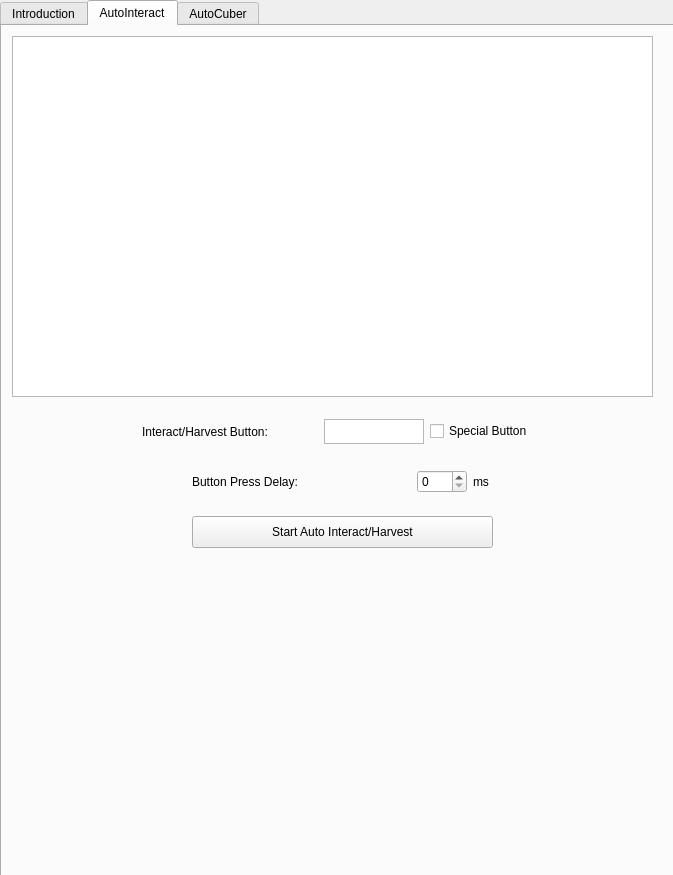
<?xml version="1.0" encoding="UTF-8"?>
<ui version="4.0">
 <class>Form</class>
 <widget class="QWidget" name="Form">
  <property name="geometry">
   <rect>
    <x>0</x>
    <y>0</y>
    <width>673</width>
    <height>875</height>
   </rect>
  </property>
  <property name="windowTitle">
   <string>Form</string>
  </property>
  <widget class="QTabWidget" name="tabWidget">
   <property name="geometry">
    <rect>
     <x>0</x>
     <y>0</y>
     <width>681</width>
     <height>881</height>
    </rect>
   </property>
   <property name="currentIndex">
    <number>1</number>
   </property>
   <widget class="QWidget" name="LandingPage">
    <attribute name="title">
     <string>Introduction</string>
    </attribute>
    <widget class="QTextBrowser" name="IntroText">
     <property name="geometry">
      <rect>
       <x>20</x>
       <y>30</y>
       <width>621</width>
       <height>691</height>
      </rect>
     </property>
     <property name="html">
      <string>&lt;!DOCTYPE HTML PUBLIC &quot;-//W3C//DTD HTML 4.0//EN&quot; &quot;http://www.w3.org/TR/REC-html40/strict.dtd&quot;&gt;
&lt;html&gt;&lt;head&gt;&lt;meta name=&quot;qrichtext&quot; content=&quot;1&quot; /&gt;&lt;meta charset=&quot;utf-8&quot; /&gt;&lt;style type=&quot;text/css&quot;&gt;
p, li { white-space: pre-wrap; }
hr { height: 1px; border-width: 0; }
li.unchecked::marker { content: &quot;\2610&quot;; }
li.checked::marker { content: &quot;\2612&quot;; }
&lt;/style&gt;&lt;/head&gt;&lt;body style=&quot; font-family:'.AppleSystemUIFont'; font-size:13pt; font-weight:400; font-style:normal;&quot;&gt;
&lt;h1 style=&quot; margin-top:18px; margin-bottom:12px; margin-left:0px; margin-right:0px; -qt-block-indent:0; text-indent:0px;&quot;&gt;&lt;span style=&quot; font-size:xx-large; font-weight:700;&quot;&gt;Automate MS &lt;/span&gt;&lt;/h1&gt;
&lt;h2 style=&quot; margin-top:16px; margin-bottom:12px; margin-left:0px; margin-right:0px; -qt-block-indent:0; text-indent:0px;&quot;&gt;&lt;span style=&quot; font-size:x-large; font-weight:700;&quot;&gt;Introduction &lt;/span&gt;&lt;/h2&gt;
&lt;p style=&quot; margin-top:12px; margin-bottom:12px; margin-left:0px; margin-right:0px; -qt-block-indent:0; text-indent:0px;&quot;&gt;A little tool to automate repetitive/boring tasks in MapleStory to enhance your gameplay experience. &lt;/p&gt;
&lt;h3 style=&quot; margin-top:14px; margin-bottom:12px; margin-left:0px; margin-right:0px; -qt-block-indent:0; text-indent:0px;&quot;&gt;&lt;span style=&quot; font-size:large; font-weight:700;&quot;&gt;Disclaimer &lt;/span&gt;&lt;/h3&gt;
&lt;ol style=&quot;margin-top: 0px; margin-bottom: 0px; margin-left: 0px; margin-right: 0px; -qt-list-indent: 1;&quot;&gt;
&lt;li style=&quot; margin-top:12px; margin-bottom:0px; margin-left:0px; margin-right:0px; -qt-block-indent:0; text-indent:0px;&quot;&gt;This software is &lt;span style=&quot; font-weight:700;&quot;&gt;NOT&lt;/span&gt; a substitute for playing the game. It is a tool to assist you in your gameplay. &lt;/li&gt;
&lt;li style=&quot; margin-top:0px; margin-bottom:0px; margin-left:0px; margin-right:0px; -qt-block-indent:0; text-indent:0px;&quot;&gt;Use this software at your &lt;span style=&quot; font-weight:700;&quot;&gt;OWN RISK&lt;/span&gt;. &lt;/li&gt;
&lt;li style=&quot; margin-top:0px; margin-bottom:12px; margin-left:0px; margin-right:0px; -qt-block-indent:0; text-indent:0px;&quot;&gt;The developers are &lt;span style=&quot; font-weight:700;&quot;&gt;NOT&lt;/span&gt; responsible for any bans or penalties incurred while using this software. &lt;/li&gt;&lt;/ol&gt;
&lt;h3 style=&quot; margin-top:14px; margin-bottom:12px; margin-left:0px; margin-right:0px; -qt-block-indent:0; text-indent:0px;&quot;&gt;&lt;span style=&quot; font-size:large; font-weight:700;&quot;&gt;Features &lt;/span&gt;&lt;/h3&gt;
&lt;ol style=&quot;margin-top: 0px; margin-bottom: 0px; margin-left: 0px; margin-right: 0px; -qt-list-indent: 1;&quot;&gt;
&lt;li style=&quot; margin-top:12px; margin-bottom:0px; margin-left:0px; margin-right:0px; -qt-block-indent:0; text-indent:0px;&quot;&gt;Auto dialogue key pressing. &lt;/li&gt;
&lt;li style=&quot; margin-top:0px; margin-bottom:0px; margin-left:0px; margin-right:0px; -qt-block-indent:0; text-indent:0px;&quot;&gt;Auto Miracle cubing. &lt;/li&gt;
&lt;li style=&quot; margin-top:0px; margin-bottom:0px; margin-left:0px; margin-right:0px; -qt-block-indent:0; text-indent:0px;&quot;&gt;...More to come!&lt;/li&gt;&lt;/ol&gt;
&lt;p style=&quot; margin-top:0px; margin-bottom:0px; margin-left:0px; margin-right:0px; -qt-block-indent:0; text-indent:0px;&quot;&gt;Credits &lt;/p&gt;
&lt;p style=&quot; margin-top:12px; margin-bottom:12px; margin-left:0px; margin-right:0px; -qt-block-indent:0; text-indent:0px;&quot;&gt;Developed by: &lt;span style=&quot; font-weight:700;&quot;&gt;Openwide&lt;/span&gt;&lt;/p&gt;&lt;/body&gt;&lt;/html&gt;</string>
     </property>
    </widget>
    <widget class="QPushButton" name="VideoTutorial">
     <property name="geometry">
      <rect>
       <x>250</x>
       <y>740</y>
       <width>161</width>
       <height>32</height>
      </rect>
     </property>
     <property name="text">
      <string>Video Tutorial</string>
     </property>
    </widget>
    <widget class="QCheckBox" name="ReadTutorialCheckbox">
     <property name="geometry">
      <rect>
       <x>250</x>
       <y>780</y>
       <width>161</width>
       <height>20</height>
      </rect>
     </property>
     <property name="text">
      <string>I have read the tutorial</string>
     </property>
    </widget>
   </widget>
   <widget class="QWidget" name="AutoInteract">
    <attribute name="title">
     <string>AutoInteract</string>
    </attribute>
    <widget class="QWidget" name="horizontalLayoutWidget_10">
     <property name="geometry">
      <rect>
       <x>140</x>
       <y>390</y>
       <width>411</width>
       <height>31</height>
      </rect>
     </property>
     <layout class="QHBoxLayout" name="InteractButton">
      <item>
       <widget class="QLabel" name="InteractButtonLabel">
        <property name="maximumSize">
         <size>
          <width>150</width>
          <height>16777215</height>
         </size>
        </property>
        <property name="text">
         <string>Interact/Harvest Button:</string>
        </property>
       </widget>
      </item>
      <item>
       <spacer name="horizontalSpacer">
        <property name="orientation">
         <enum>Qt::Orientation::Horizontal</enum>
        </property>
        <property name="sizeType">
         <enum>QSizePolicy::Policy::Maximum</enum>
        </property>
        <property name="sizeHint" stdset="0">
         <size>
          <width>50</width>
          <height>20</height>
         </size>
        </property>
       </spacer>
      </item>
      <item>
       <widget class="QTextEdit" name="InteractButtonValue">
        <property name="maximumSize">
         <size>
          <width>100</width>
          <height>25</height>
         </size>
        </property>
       </widget>
      </item>
      <item>
       <widget class="QCheckBox" name="InteractButtonSpecialValueCheckbox">
        <property name="text">
         <string>Special Button</string>
        </property>
       </widget>
      </item>
     </layout>
    </widget>
    <widget class="QWidget" name="horizontalLayoutWidget_11">
     <property name="geometry">
      <rect>
       <x>190</x>
       <y>440</y>
       <width>301</width>
       <height>31</height>
      </rect>
     </property>
     <layout class="QHBoxLayout" name="ButtonPressDelay">
      <item>
       <widget class="QLabel" name="ButtonPressDelayLabel">
        <property name="maximumSize">
         <size>
          <width>150</width>
          <height>16777215</height>
         </size>
        </property>
        <property name="text">
         <string>Button Press Delay:</string>
        </property>
       </widget>
      </item>
      <item>
       <spacer name="horizontalSpacer_2">
        <property name="orientation">
         <enum>Qt::Orientation::Horizontal</enum>
        </property>
        <property name="sizeType">
         <enum>QSizePolicy::Policy::Maximum</enum>
        </property>
        <property name="sizeHint" stdset="0">
         <size>
          <width>100</width>
          <height>20</height>
         </size>
        </property>
       </spacer>
      </item>
      <item>
       <widget class="QSpinBox" name="ButtonPressDelaySpinbox">
        <property name="minimumSize">
         <size>
          <width>50</width>
          <height>0</height>
         </size>
        </property>
        <property name="maximumSize">
         <size>
          <width>50</width>
          <height>16777215</height>
         </size>
        </property>
        <property name="maximum">
         <number>1000</number>
        </property>
       </widget>
      </item>
      <item>
       <widget class="QLabel" name="ButtonPressDelayMSlabel">
        <property name="maximumSize">
         <size>
          <width>20</width>
          <height>16777215</height>
         </size>
        </property>
        <property name="text">
         <string>ms</string>
        </property>
       </widget>
      </item>
     </layout>
    </widget>
    <widget class="QPushButton" name="AutoInteractStartButton">
     <property name="geometry">
      <rect>
       <x>190</x>
       <y>490</y>
       <width>301</width>
       <height>32</height>
      </rect>
     </property>
     <property name="text">
      <string>Start Auto Interact/Harvest</string>
     </property>
    </widget>
    <widget class="QTextBrowser" name="AutoInteractTextbox">
     <property name="geometry">
      <rect>
       <x>10</x>
       <y>10</y>
       <width>641</width>
       <height>361</height>
      </rect>
     </property>
    </widget>
   </widget>
   <widget class="QWidget" name="AutoCuber">
    <attribute name="title">
     <string>AutoCuber</string>
    </attribute>
    <widget class="QWidget" name="verticalLayoutWidget">
     <property name="geometry">
      <rect>
       <x>10</x>
       <y>30</y>
       <width>291</width>
       <height>251</height>
      </rect>
     </property>
     <layout class="QVBoxLayout" name="ScreenCropper">
      <item>
       <widget class="QGraphicsView" name="ScreenCrop"/>
      </item>
      <item>
       <widget class="QPushButton" name="ScreenCropButton">
        <property name="text">
         <string>Crop Screen</string>
        </property>
       </widget>
      </item>
     </layout>
    </widget>
    <widget class="QWidget" name="verticalLayoutWidget_2">
     <property name="geometry">
      <rect>
       <x>330</x>
       <y>30</y>
       <width>309</width>
       <height>251</height>
      </rect>
     </property>
     <layout class="QVBoxLayout" name="CPotentialLines">
      <property name="sizeConstraint">
       <enum>QLayout::SizeConstraint::SetMinimumSize</enum>
      </property>
      <item>
       <layout class="QHBoxLayout" name="horizontalLayout_6">
        <item>
         <widget class="QLabel" name="CPotentialTierLabel">
          <property name="text">
           <string>Tier:   </string>
          </property>
         </widget>
        </item>
        <item>
         <widget class="QTextBrowser" name="CPotentialTierText">
          <property name="maximumSize">
           <size>
            <width>16777215</width>
            <height>40</height>
           </size>
          </property>
         </widget>
        </item>
       </layout>
      </item>
      <item>
       <layout class="QHBoxLayout" name="horizontalLayout_3">
        <item>
         <widget class="QLabel" name="CPotentialLine1Label">
          <property name="text">
           <string>Line 1:</string>
          </property>
         </widget>
        </item>
        <item>
         <widget class="QTextBrowser" name="CPotentialLine1Text">
          <property name="maximumSize">
           <size>
            <width>16777215</width>
            <height>40</height>
           </size>
          </property>
         </widget>
        </item>
       </layout>
      </item>
      <item>
       <layout class="QHBoxLayout" name="horizontalLayout_4">
        <item>
         <widget class="QLabel" name="CPotentialLine2Label">
          <property name="text">
           <string>Line 2:</string>
          </property>
         </widget>
        </item>
        <item>
         <widget class="QTextBrowser" name="CPotentialLine2Text">
          <property name="maximumSize">
           <size>
            <width>16777215</width>
            <height>40</height>
           </size>
          </property>
         </widget>
        </item>
       </layout>
      </item>
      <item>
       <layout class="QHBoxLayout" name="horizontalLayout_5">
        <item>
         <widget class="QLabel" name="CPotentialLine3Label">
          <property name="text">
           <string>Line 3:</string>
          </property>
         </widget>
        </item>
        <item>
         <widget class="QTextBrowser" name="CPotentialLine3Text">
          <property name="maximumSize">
           <size>
            <width>16777215</width>
            <height>40</height>
           </size>
          </property>
         </widget>
        </item>
       </layout>
      </item>
     </layout>
    </widget>
    <widget class="QLabel" name="EquipmentInfoLabel">
     <property name="geometry">
      <rect>
       <x>250</x>
       <y>290</y>
       <width>131</width>
       <height>21</height>
      </rect>
     </property>
     <property name="font">
      <font>
       <pointsize>18</pointsize>
      </font>
     </property>
     <property name="text">
      <string>Equipment Info</string>
     </property>
    </widget>
    <widget class="QLabel" name="DesiredLinesLabel">
     <property name="geometry">
      <rect>
       <x>10</x>
       <y>360</y>
       <width>111</width>
       <height>21</height>
      </rect>
     </property>
     <property name="font">
      <font>
       <pointsize>18</pointsize>
      </font>
     </property>
     <property name="text">
      <string>Desired Lines</string>
     </property>
    </widget>
    <widget class="QWidget" name="horizontalLayoutWidget_5">
     <property name="geometry">
      <rect>
       <x>320</x>
       <y>360</y>
       <width>311</width>
       <height>21</height>
      </rect>
     </property>
     <layout class="QHBoxLayout" name="DesiredTierLayout">
      <item>
       <widget class="QLabel" name="DesiredTierLabel">
        <property name="maximumSize">
         <size>
          <width>120</width>
          <height>16777215</height>
         </size>
        </property>
        <property name="font">
         <font>
          <pointsize>14</pointsize>
         </font>
        </property>
        <property name="text">
         <string>Desired Tier</string>
        </property>
       </widget>
      </item>
      <item>
       <widget class="QComboBox" name="DesiredTierSelectionBox"/>
      </item>
     </layout>
    </widget>
    <widget class="QWidget" name="horizontalLayoutWidget">
     <property name="geometry">
      <rect>
       <x>10</x>
       <y>310</y>
       <width>621</width>
       <height>41</height>
      </rect>
     </property>
     <layout class="QHBoxLayout" name="EqmInfoLayout">
      <item>
       <widget class="QLabel" name="EquipmentTypeLabel">
        <property name="maximumSize">
         <size>
          <width>110</width>
          <height>16777215</height>
         </size>
        </property>
        <property name="font">
         <font>
          <pointsize>14</pointsize>
         </font>
        </property>
        <property name="text">
         <string>Equipment Type</string>
        </property>
       </widget>
      </item>
      <item>
       <widget class="QComboBox" name="EqmTypeSelectionbox"/>
      </item>
      <item>
       <widget class="QLabel" name="EqmLevelLabel">
        <property name="maximumSize">
         <size>
          <width>120</width>
          <height>16777215</height>
         </size>
        </property>
        <property name="font">
         <font>
          <pointsize>14</pointsize>
         </font>
        </property>
        <property name="text">
         <string>Equipment Level</string>
        </property>
       </widget>
      </item>
      <item>
       <widget class="QComboBox" name="EqmLevelSelectionBox"/>
      </item>
     </layout>
    </widget>
    <widget class="QCheckBox" name="RollForTierUpCheckbox">
     <property name="geometry">
      <rect>
       <x>140</x>
       <y>360</y>
       <width>121</width>
       <height>20</height>
      </rect>
     </property>
     <property name="text">
      <string>Roll For Tier Up</string>
     </property>
    </widget>
    <widget class="QTabWidget" name="CubingModeTab">
     <property name="geometry">
      <rect>
       <x>10</x>
       <y>390</y>
       <width>651</width>
       <height>251</height>
      </rect>
     </property>
     <property name="currentIndex">
      <number>0</number>
     </property>
     <widget class="QWidget" name="introduction">
      <attribute name="title">
       <string>Intro</string>
      </attribute>
      <widget class="QTextBrowser" name="CubingModeIntro">
       <property name="geometry">
        <rect>
         <x>10</x>
         <y>10</y>
         <width>621</width>
         <height>201</height>
        </rect>
       </property>
      </widget>
     </widget>
     <widget class="QWidget" name="CustomLinesMode">
      <attribute name="title">
       <string>Custom</string>
      </attribute>
      <widget class="QWidget" name="horizontalLayoutWidget_2">
       <property name="geometry">
        <rect>
         <x>20</x>
         <y>40</y>
         <width>611</width>
         <height>32</height>
        </rect>
       </property>
       <layout class="QHBoxLayout" name="Line1Layout">
        <item>
         <widget class="QLabel" name="CustomLine1TypeLabel">
          <property name="maximumSize">
           <size>
            <width>40</width>
            <height>16777215</height>
           </size>
          </property>
          <property name="font">
           <font>
            <pointsize>14</pointsize>
           </font>
          </property>
          <property name="text">
           <string>Type: </string>
          </property>
         </widget>
        </item>
        <item>
         <widget class="QComboBox" name="CustomLine1PotTypeSelection"/>
        </item>
        <item>
         <widget class="QLabel" name="CustomLine1ValueLabel">
          <property name="maximumSize">
           <size>
            <width>40</width>
            <height>16777215</height>
           </size>
          </property>
          <property name="font">
           <font>
            <pointsize>14</pointsize>
           </font>
          </property>
          <property name="text">
           <string>Value: </string>
          </property>
         </widget>
        </item>
        <item>
         <widget class="QComboBox" name="CustomLine1ValueSelectionBox">
          <property name="maximumSize">
           <size>
            <width>70</width>
            <height>16777215</height>
           </size>
          </property>
         </widget>
        </item>
        <item>
         <widget class="QLabel" name="CustomLine1VQtyLabel">
          <property name="maximumSize">
           <size>
            <width>30</width>
            <height>16777215</height>
           </size>
          </property>
          <property name="font">
           <font>
            <pointsize>14</pointsize>
           </font>
          </property>
          <property name="text">
           <string>Qty: </string>
          </property>
         </widget>
        </item>
        <item>
         <widget class="QComboBox" name="CustomLine1VQtySelectionBox">
          <property name="maximumSize">
           <size>
            <width>50</width>
            <height>16777215</height>
           </size>
          </property>
         </widget>
        </item>
       </layout>
      </widget>
      <widget class="QLabel" name="CustomStat1label">
       <property name="geometry">
        <rect>
         <x>290</x>
         <y>10</y>
         <width>51</width>
         <height>16</height>
        </rect>
       </property>
       <property name="maximumSize">
        <size>
         <width>110</width>
         <height>16777215</height>
        </size>
       </property>
       <property name="font">
        <font>
         <pointsize>14</pointsize>
        </font>
       </property>
       <property name="text">
        <string>Stat 1: </string>
       </property>
      </widget>
      <widget class="QLabel" name="CustomStat1label_2">
       <property name="geometry">
        <rect>
         <x>290</x>
         <y>80</y>
         <width>51</width>
         <height>16</height>
        </rect>
       </property>
       <property name="maximumSize">
        <size>
         <width>110</width>
         <height>16777215</height>
        </size>
       </property>
       <property name="font">
        <font>
         <pointsize>14</pointsize>
        </font>
       </property>
       <property name="text">
        <string>Stat 2: </string>
       </property>
      </widget>
      <widget class="QWidget" name="horizontalLayoutWidget_3">
       <property name="geometry">
        <rect>
         <x>20</x>
         <y>110</y>
         <width>611</width>
         <height>32</height>
        </rect>
       </property>
       <layout class="QHBoxLayout" name="Line2Layout">
        <item>
         <widget class="QLabel" name="CustomLine2TypeLabel">
          <property name="maximumSize">
           <size>
            <width>40</width>
            <height>16777215</height>
           </size>
          </property>
          <property name="font">
           <font>
            <pointsize>14</pointsize>
           </font>
          </property>
          <property name="text">
           <string>Type: </string>
          </property>
         </widget>
        </item>
        <item>
         <widget class="QComboBox" name="CustomLine2PotTypeSelection"/>
        </item>
        <item>
         <widget class="QLabel" name="CustomLine2ValueLabel">
          <property name="maximumSize">
           <size>
            <width>40</width>
            <height>16777215</height>
           </size>
          </property>
          <property name="font">
           <font>
            <pointsize>14</pointsize>
           </font>
          </property>
          <property name="text">
           <string>Value: </string>
          </property>
         </widget>
        </item>
        <item>
         <widget class="QComboBox" name="CustomLine2ValueSelectionBox">
          <property name="maximumSize">
           <size>
            <width>70</width>
            <height>16777215</height>
           </size>
          </property>
         </widget>
        </item>
        <item>
         <widget class="QLabel" name="CustomLine2VQtyLabel">
          <property name="maximumSize">
           <size>
            <width>30</width>
            <height>16777215</height>
           </size>
          </property>
          <property name="font">
           <font>
            <pointsize>14</pointsize>
           </font>
          </property>
          <property name="text">
           <string>Qty: </string>
          </property>
         </widget>
        </item>
        <item>
         <widget class="QComboBox" name="CustomLine2VQtySelectionBox">
          <property name="maximumSize">
           <size>
            <width>50</width>
            <height>16777215</height>
           </size>
          </property>
         </widget>
        </item>
       </layout>
      </widget>
      <widget class="QLabel" name="CustomStat1label_3">
       <property name="geometry">
        <rect>
         <x>290</x>
         <y>150</y>
         <width>51</width>
         <height>16</height>
        </rect>
       </property>
       <property name="maximumSize">
        <size>
         <width>110</width>
         <height>16777215</height>
        </size>
       </property>
       <property name="font">
        <font>
         <pointsize>14</pointsize>
        </font>
       </property>
       <property name="text">
        <string>Stat 3:</string>
       </property>
      </widget>
      <widget class="QWidget" name="horizontalLayoutWidget_4">
       <property name="geometry">
        <rect>
         <x>20</x>
         <y>180</y>
         <width>611</width>
         <height>32</height>
        </rect>
       </property>
       <layout class="QHBoxLayout" name="Line3Layout">
        <item>
         <widget class="QLabel" name="CustomLine3TypeLabel">
          <property name="maximumSize">
           <size>
            <width>40</width>
            <height>16777215</height>
           </size>
          </property>
          <property name="font">
           <font>
            <pointsize>14</pointsize>
           </font>
          </property>
          <property name="text">
           <string>Type: </string>
          </property>
         </widget>
        </item>
        <item>
         <widget class="QComboBox" name="CustomLine3PotTypeSelection"/>
        </item>
        <item>
         <widget class="QLabel" name="CustomLine3ValueLabel">
          <property name="maximumSize">
           <size>
            <width>40</width>
            <height>16777215</height>
           </size>
          </property>
          <property name="font">
           <font>
            <pointsize>14</pointsize>
           </font>
          </property>
          <property name="text">
           <string>Value: </string>
          </property>
         </widget>
        </item>
        <item>
         <widget class="QComboBox" name="CustomLine3ValueSelectionBox">
          <property name="maximumSize">
           <size>
            <width>70</width>
            <height>16777215</height>
           </size>
          </property>
         </widget>
        </item>
        <item>
         <widget class="QLabel" name="CustomLine3VQtyLabel">
          <property name="maximumSize">
           <size>
            <width>30</width>
            <height>16777215</height>
           </size>
          </property>
          <property name="font">
           <font>
            <pointsize>14</pointsize>
           </font>
          </property>
          <property name="text">
           <string>Qty: </string>
          </property>
         </widget>
        </item>
        <item>
         <widget class="QComboBox" name="CustomLine3VQtySelectionBox">
          <property name="maximumSize">
           <size>
            <width>50</width>
            <height>16777215</height>
           </size>
          </property>
         </widget>
        </item>
       </layout>
      </widget>
     </widget>
     <widget class="QWidget" name="TotalMode">
      <attribute name="title">
       <string>Total</string>
      </attribute>
      <widget class="QWidget" name="horizontalLayoutWidget_6">
       <property name="geometry">
        <rect>
         <x>20</x>
         <y>40</y>
         <width>611</width>
         <height>32</height>
        </rect>
       </property>
       <layout class="QHBoxLayout" name="StatType">
        <item>
         <widget class="QLabel" name="StatTypeLabel">
          <property name="maximumSize">
           <size>
            <width>100</width>
            <height>16777215</height>
           </size>
          </property>
          <property name="font">
           <font>
            <pointsize>14</pointsize>
           </font>
          </property>
          <property name="text">
           <string>Stat Type: </string>
          </property>
         </widget>
        </item>
        <item>
         <widget class="QComboBox" name="StatTypeSelectionBox"/>
        </item>
       </layout>
      </widget>
      <widget class="QWidget" name="horizontalLayoutWidget_7">
       <property name="geometry">
        <rect>
         <x>20</x>
         <y>90</y>
         <width>611</width>
         <height>32</height>
        </rect>
       </property>
       <layout class="QHBoxLayout" name="StatTotalValue">
        <item>
         <widget class="QLabel" name="StatValueLabel">
          <property name="maximumSize">
           <size>
            <width>100</width>
            <height>16777215</height>
           </size>
          </property>
          <property name="font">
           <font>
            <pointsize>14</pointsize>
           </font>
          </property>
          <property name="text">
           <string>Value: </string>
          </property>
         </widget>
        </item>
        <item>
         <widget class="QComboBox" name="StatValueSelectionBox">
          <property name="maximumSize">
           <size>
            <width>16777215</width>
            <height>16777215</height>
           </size>
          </property>
         </widget>
        </item>
       </layout>
      </widget>
     </widget>
    </widget>
    <widget class="QCheckBox" name="LockPotentialCheckbox">
     <property name="geometry">
      <rect>
       <x>270</x>
       <y>650</y>
       <width>111</width>
       <height>20</height>
      </rect>
     </property>
     <property name="text">
      <string>Lock Selection</string>
     </property>
    </widget>
    <widget class="QWidget" name="horizontalLayoutWidget_9">
     <property name="geometry">
      <rect>
       <x>230</x>
       <y>690</y>
       <width>205</width>
       <height>31</height>
      </rect>
     </property>
     <layout class="QHBoxLayout" name="CuberStatus">
      <item>
       <widget class="QLabel" name="CuberStatusLabel">
        <property name="minimumSize">
         <size>
          <width>125</width>
          <height>0</height>
         </size>
        </property>
        <property name="maximumSize">
         <size>
          <width>100</width>
          <height>16777215</height>
         </size>
        </property>
        <property name="font">
         <font>
          <pointsize>14</pointsize>
         </font>
        </property>
        <property name="text">
         <string>Auto Cuber Status:</string>
        </property>
       </widget>
      </item>
      <item>
       <widget class="QGraphicsView" name="CuberStatusColor">
        <property name="minimumSize">
         <size>
          <width>70</width>
          <height>0</height>
         </size>
        </property>
        <property name="maximumSize">
         <size>
          <width>75</width>
          <height>16777215</height>
         </size>
        </property>
       </widget>
      </item>
     </layout>
    </widget>
    <widget class="QWidget" name="horizontalLayoutWidget_8">
     <property name="geometry">
      <rect>
       <x>210</x>
       <y>740</y>
       <width>231</width>
       <height>31</height>
      </rect>
     </property>
     <layout class="QHBoxLayout" name="CubesUsed">
      <item>
       <widget class="QLabel" name="CubesUsedLabel">
        <property name="maximumSize">
         <size>
          <width>110</width>
          <height>16777215</height>
         </size>
        </property>
        <property name="font">
         <font>
          <pointsize>14</pointsize>
         </font>
        </property>
        <property name="text">
         <string>Cubes Used:</string>
        </property>
       </widget>
      </item>
      <item>
       <widget class="QLCDNumber" name="CubesUsedNumber">
        <property name="maximumSize">
         <size>
          <width>100</width>
          <height>30</height>
         </size>
        </property>
       </widget>
      </item>
     </layout>
    </widget>
    <widget class="QPushButton" name="StartCuberButton">
     <property name="geometry">
      <rect>
       <x>180</x>
       <y>790</y>
       <width>289</width>
       <height>32</height>
      </rect>
     </property>
     <property name="text">
      <string>Start Auto Cuber</string>
     </property>
    </widget>
   </widget>
  </widget>
 </widget>
 <resources/>
 <connections/>
</ui>
